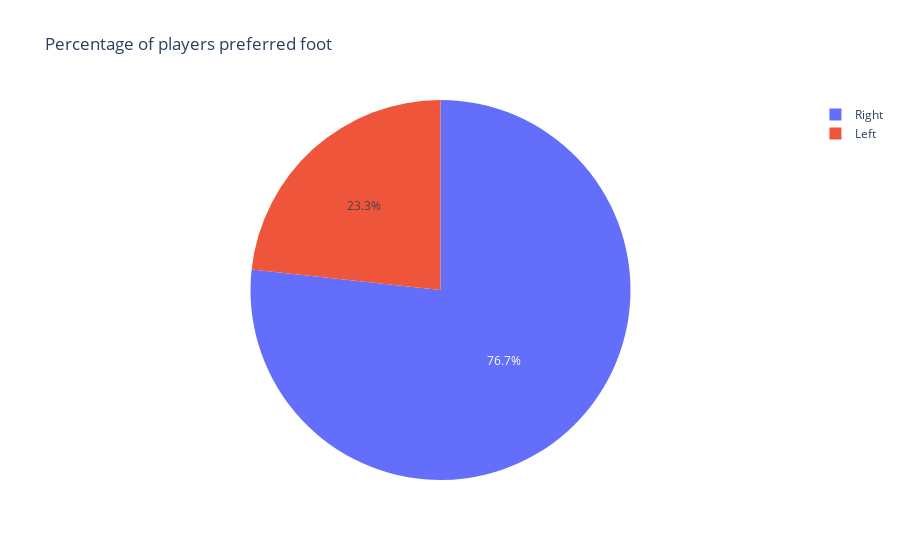

Notebook source saved alongside this figure:
### Code cell
# pie chart proportion of right foot players vs left foot players
fig = px.pie(df, names='preferred_foot', title='Percentage of players preferred foot')
fig

### Figure 1 — Plotly figure (JSON) as saved in the notebook; plotly's stock layout.template omitted (floating-point values rounded to 4 significant figures; data arrays with more than 128 entries replaced by an {"elided": "..."} marker saying what was removed)
{"data": [{"domain": {"x": [0, 1], "y": [0, 1]}, "hovertemplate": "preferred_foot=%{label}<extra></extra>", "labels": {"elided": "17009 str values"}, "legendgroup": "", "name": "", "showlegend": true, "type": "pie"}], "layout": {"legend": {"tracegroupgap": 0}, "title": {"text": "Percentage of players preferred foot"}}}
